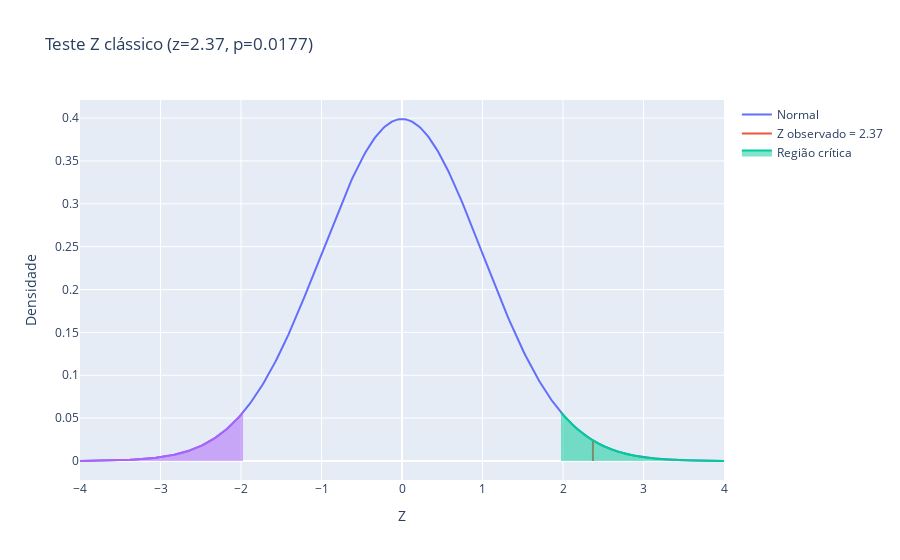

The cell this chart's notebook holds for it:
### Code cell
dados = [52, 50, 51, 53, 54, 49, 50, 52, 51, 53]

z, p, decisao = teste_z_media_plot(dados, mu=50, sigma=2)

print("Z:", z)
print("p-valor:", p)
print("Decisão:", decisao)
